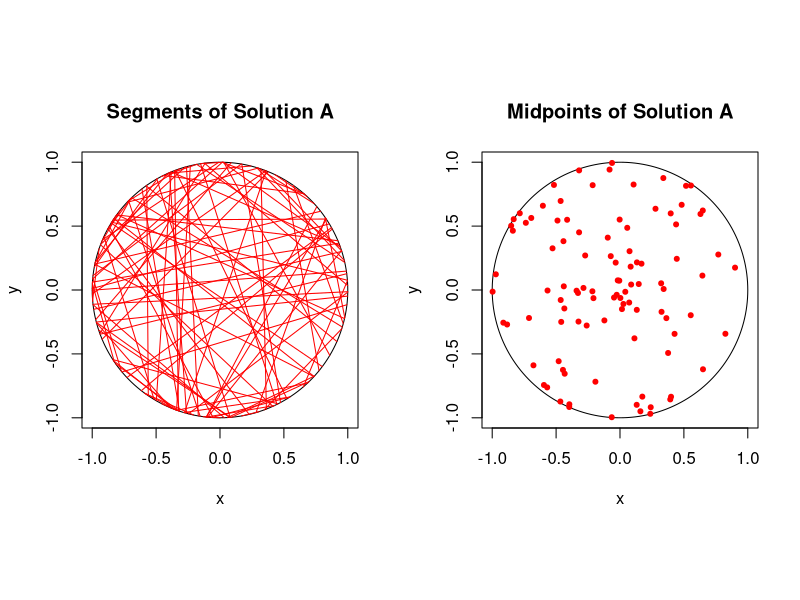
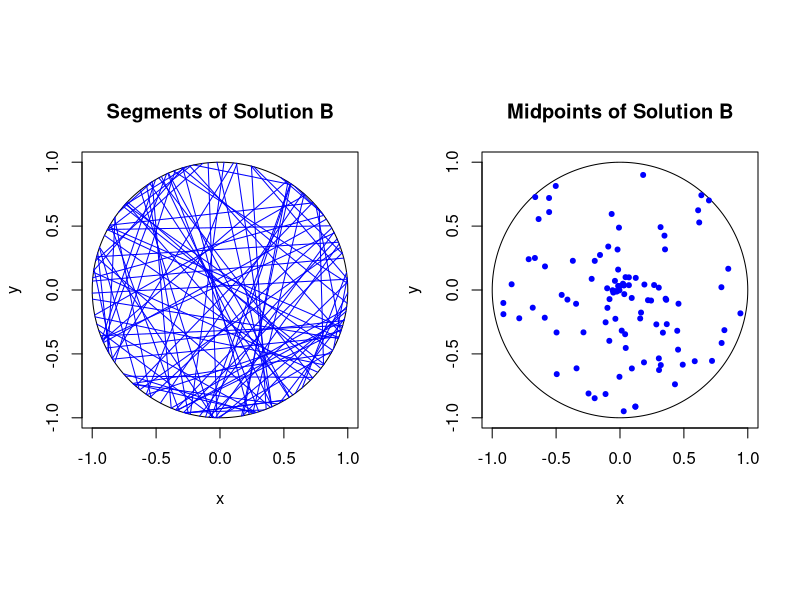
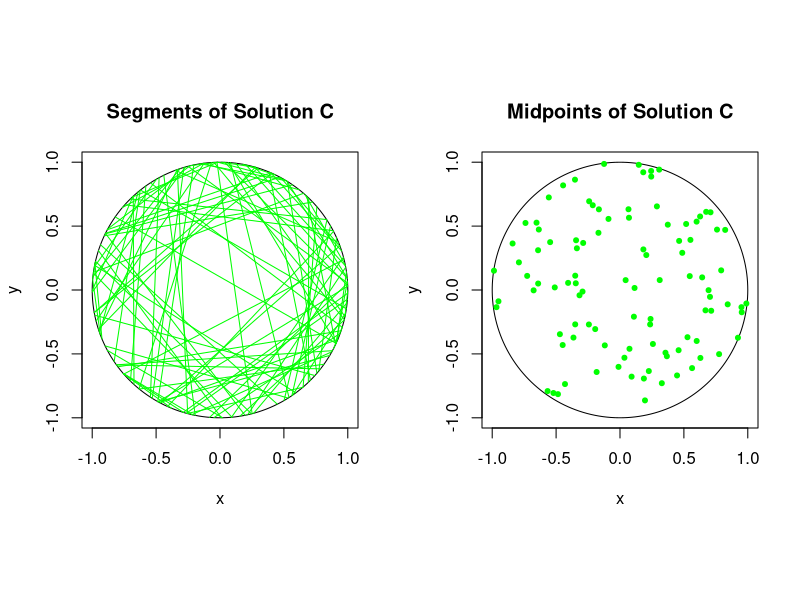

Write the R code that produced these figures, in order.
# Illustrate the three solutions of the Bertrand paradox on a disk.
# The paradox asks what is the probability of a random chord in a 
# circle being greater than a side of equilateral triangle inscribed in
# the circle. Traditionally this problem has three different solutions.
# The three solutions are labelled A, B and C, which correspond to
# solutions 1, 2 and 3 in, for example, the Wikipedia article:
# https://en.wikipedia.org/wiki/Bertrand_paradox_(probability)
# The empirical estimates are also done for the probability of the chord 
# length being greater than the side of the triangle. 
# The results are not plotted if the number of lines is equal to or 
# greater than a thousand (ie numbLines<1000 for plotting).
# Author: H. Paul Keeler, 2019.

###START Parameters START###
#Simulation disk dimensions
xx0=0; yy0=0; #center of disk
r=1; #disk radius
numbLines=10^2;#number of lines
###END Parameters END###

###START Simulate three solutions on a disk START###
#Solution A
thetaA1=2*pi*runif(numbLines); #choose angular component uniformly
thetaA2=2*pi*runif(numbLines); #choose angular component uniformly

#calculate segment endpoints
xxA1=xx0+r*cos(thetaA1);
yyA1=yy0+r*sin(thetaA1);
xxA2=xx0+r*cos(thetaA2);
yyA2=yy0+r*sin(thetaA2);
#calculate midpoints of segments
xxA0=(xxA1+xxA2)/2; yyA0=(yyA1+yyA2)/2;

#Solution B
thetaB=2*pi*runif(numbLines); #choose angular component uniformly
pB=r*runif(numbLines); #choose radial component uniformly
qB=sqrt(r^2-pB^2); #distance to circle edge (alonge line)

#calculate trig values
sin_thetaB=sin(thetaB);
cos_thetaB=cos(thetaB);

#calculate segment endpoints
xxB1=xx0+pB*cos_thetaB+qB*sin_thetaB;
yyB1=yy0+pB*sin_thetaB-qB*cos_thetaB;
xxB2=xx0+pB*cos_thetaB-qB*sin_thetaB;
yyB2=yy0+pB*sin_thetaB+qB*cos_thetaB;
#calculate midpoints of segments
xxB0=(xxB1+xxB2)/2; yyB0=(yyB1+yyB2)/2;

#Solution C
#choose a point uniformly in the disk
thetaC=2*pi*runif(numbLines); #choose angular component uniformly
pC=r*sqrt(runif(numbLines)); #choose radial component
qC=sqrt(r^2-pC^2); #distance to circle edge (alonge line)

#calculate trig values
sin_thetaC=sin(thetaC);
cos_thetaC=cos(thetaC);

#calculate segment endpoints
xxC1=xx0+pC*cos_thetaC+qC*sin_thetaC;
yyC1=yy0+pC*sin_thetaC-qC*cos_thetaC;
xxC2=xx0+pC*cos_thetaC-qC*sin_thetaC;
yyC2=yy0+pC*sin_thetaC+qC*cos_thetaC;
#calculate midpoints of segments
xxC0=(xxC1+xxC2)/2; yyC0=(yyC1+yyC2)/2;
###END Simulate three solutions on a disk END###

#Plot if there are less than a thousand lines.
if (numbLines<1000) {
  #create points for circle 
  t=seq(0,2*pi,len=200);
  xp=r*cos(t); yp=r*sin(t);
  
  ### START Plotting START###
  #Solution A
  #plot.new();
  par(mfrow=c(1,2));
  par(pty="s"); #use square plotting region
  plot(xx0+xp,yy0+yp,xlab='x',ylab='y',type="l", col='black',main='Segments of Solution A');
  #plot segments of Solution A
  segments(xxA1,yyA1,xxA2,yyA2,col='red'); 
  #draw circle
  par(pty="s"); #use square plotting region
  plot(xx0+xp,yy0+yp,xlab='x',ylab='y',type="l", col='black',main='Midpoints of Solution A');
  #plot midpoints of Solution A
  points(xxA0,yyA0,pch=20,col='red');  
  
  #Solution B
  #plot.new();
  par(mfrow=c(1,2));
  par(pty="s"); #use square plotting region
  plot(xx0+xp,yy0+yp,xlab='x',ylab='y',type="l", col='black',main='Segments of Solution B');
  #plot segments of Solution B
  segments(xxB1,yyB1,xxB2,yyB2,col='blue'); 
  #draw circle
  par(pty="s"); #use square plotting region
  plot(xx0+xp,yy0+yp,xlab='x',ylab='y',type="l", col='black',main='Midpoints of Solution B');
  #plot midpoints of Solution B
  points(xxB0,yyB0,pch=20,col='blue'); 
  
  #Solution C
  #plot.new();
  par(mfrow=c(1,2));
  par(pty="s"); #use square plotting region
  plot(xx0+xp,yy0+yp,xlab='x',ylab='y',type="l", col='black',main='Segments of Solution C');
  #plot segments of Solution C
  segments(xxC1,yyC1,xxC2,yyC2,col='green'); 
  #draw circle
  par(pty="s"); #use square plotting region
  plot(xx0+xp,yy0+yp,xlab='x',ylab='y',type="l", col='black',main='Midpoints of Solution C');
  #plot midpoints of Solution C
  points(xxC0,yyC0,pch=20,col='green'); 
  ###END Plotting END###
}